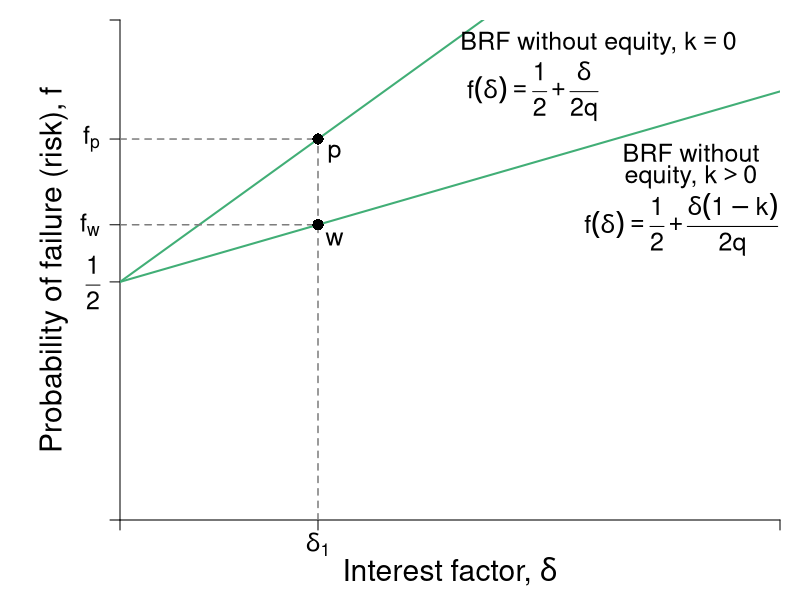

This chart was generated by the following R code:
#Graph Designer: Simon Halliday, Harriet Brookes-Gray 
#Authors: Bowles, Foley and Halliday
#Title: Coordination, Conflict and Competition: A Text in Microeconomics

library(shape)
pdf(file = "credit/brf_equity.pdf", width = 9, height = 7)

#Set parameters for graphics
pointsize <- 1.8
axislabelsize <- 1.8
labelsize <- 1.5
namesize <- 1.8
annotatesize <- 1.5
graphlinewidth <- 2
segmentlinewidth <- 1.5

COL <- c("#7fc97f", "#beaed4", "#fdc086", "#ffff99", "#386cb0", "#f0027f", "#bf5b17", "#666666")
COLA <- c("#e0f3db", "#99d8c9","#66c2a4","#41ae76", "#238b45", "#005824")
COLB <- c("#c6dbef", "#4eb3d3", "#2b8cbe", "#0868ac","#084081")
COLC <- c("#fcfbfd", "#efedf5", "#dadaeb", "#bcbddc", "#9e9ac8", "#807dba", "#6a51a3", "#54278f", "#3f007d")
grays <- gray.colors(25, start = 1, end = 0, alpha = 1)

#Edited the margins to cater for the larger LHS labels
par(mar =  c(4, 6, 1, 1))

brfFn <- function(delta, mu = 1, k = 1) {
  .5 + (delta / (2 * mu)) * (1 - k)
}

PCFn <- function(delta, mu = 1) {
  delta/mu
}

isoreturnFn <- function(delta, pi=0.125) {
  1 - (pi)/delta
}

yFn <- function(d1, f1, mu = 1){
  mu*f1*(1 - f1) - d1*(1 - f1)
}

ylow <- function(delta, mu = 1, ybar = 0.0625){
  (-sqrt(delta^2 - 2*delta*mu + mu^2 - 4*mu*ybar) + delta + mu)/(2*mu)
}

yhigh <- function(delta, mu = 1, ybar = 0.0625){
  (sqrt(delta^2 - 2*delta*mu + mu^2 - 4*mu*ybar) + delta + mu)/(2*mu)
}

xlims <- c(0, 2)
ylims <- c(0, 1.05)

npts <- 501 
d1 <- seq(xlims[1], xlims[2], length.out = npts)
f1 <- seq(ylims[1], ylims[2], length.out = npts) 
a <- c(0.0625)

plot(0, 0, xlim = xlims, ylim = ylims, type = "n",
     xlab = expression(paste("")),
     ylab = expression(paste("")), 
     xaxt = "n", 
     yaxt = "n", 
     cex.lab = axislabelsize, 
     bty = "n", 
     xaxs = "i", 
     yaxs = "i"
)


ticksy <- c(ylims[1], 0.5, brfFn(delta = 0.6, k = 0.6), brfFn(0.6, k = 0), ylims[2])
ylabels <- c(NA, expression(paste(frac(1,2))), expression(paste(f[w])),expression(paste(f[p])), NA)
ticksx <- c(xlims[1], 0.6, xlims[2])
xlabels <- c(NA, expression(paste(delta[1])), NA)

axis(1, at = ticksx, pos = 0, labels = xlabels, cex.axis = labelsize)
axis(2, at = ticksy, pos = 0, labels = ylabels, las = 1, cex.axis = labelsize)

npts <- 503 
xx1 <- seq(xlims[1], xlims[2], length.out = npts)

#Draw the graphs
#lines(xx1, brfFn(xx1, k = 0), col = COLA[4], lwd = graphlinewidth)
lines(xx1, brfFn(xx1, k = 0), col = COLA[4], lwd = graphlinewidth)
lines(xx1, brfFn(xx1, k = 0.6), col = COLA[4], lwd = graphlinewidth)
#lines(xx1, isoreturnFn(xx1, pi = 0.25), col = COLB[4], lwd = graphlinewidth)
#lines(xx1, isoreturnFn(xx1, pi = 0.375), col = COLB[4], lwd = graphlinewidth)


#Axis labels
mtext(expression(paste("Interest factor, ", delta)), side = 1, line = 2.5, cex = axislabelsize)
text(-0.2, 0.5*(ylims[2]), expression(paste("Probability of failure (risk), ", f)), xpd = TRUE, cex = axislabelsize, srt = 90) 


#segments(0, 0.75, xlims[2], 0.75, lty = 2, col = grays[20] , lwd = segmentlinewidth)



segments(0, brfFn(delta = 0.6, k = 0.6), 0.6, brfFn(delta = 0.6, k = 0.6), lty = 2, col = grays[20] , lwd = segmentlinewidth)
segments(0.6, 0, 0.6, brfFn(delta = 0.6, k = 0.6), lty = 2, col = grays[20] , lwd = segmentlinewidth)
points(0.6, brfFn(0.6, k = 0.6), pch = 16, col = "black", cex = 1.5)

segments(0.6, 0.64, 0.6, brfFn(delta = 0.6, k = 0), lty = 2, col = grays[20] , lwd = segmentlinewidth)
segments(0, brfFn(delta = 0.6, k = 0), 0.6, brfFn(delta = 0.6, k = 0), lty = 2, col = grays[20] , lwd = segmentlinewidth)
points(0.6, brfFn(0.6, k = 0), pch = 16, col = "black", cex = 1.5)

text(0.65, brfFn(delta = 0.6, k = 0) - 0.03, expression(paste(p)), cex = labelsize)
text(0.65, brfFn(delta = 0.6, k = 0.6) - 0.03, expression(paste(w)), cex = labelsize)

text(1.7, 0.62, expression(paste(f(delta)== frac(1,2) + frac(delta(1-k),2*q))), cex = labelsize, xpd = TRUE)
text(1.73, 0.77, expression(paste("BRF without")), cex = labelsize,xpd = TRUE)
text(1.73, 0.72, expression(paste("equity, ", k > 0)), cex = labelsize, xpd = TRUE)
#text(1.84, 0.72, expression(paste(k > 0)), cex = labelsize, xpd = TRUE)


text(1.25, 0.9, expression(paste(f(delta)== frac(1,2) + frac(delta,2*q))), cex = labelsize, xpd = TRUE)
text(1.45, 1, expression(paste("BRF without equity, ", k == 0)), cex = labelsize, xpd = TRUE)
#text(1.72, 0.995, expression(paste("equity, ", k == 0)), cex = labelsize, xpd = TRUE)

#segments(1, 0, 1, brfFn(delta = 1, k = 0.5), lty = 2, col = grays[20] , lwd = segmentlinewidth)
#points(1, brfFn(1, k = 0.5), pch = 16, col = "black", cex = 1.5)
#text(1, brfFn(1, k = 0.5) + 0.04, expression(paste(n)), cex = labelsize)

#segments(0.64, 0, 0.64, brfFn(delta = 0.64, k = 0.666), lty = 2, col = grays[20] , lwd = segmentlinewidth)
#points(0.64, brfFn(0.64, k = 0.666), pch = 16, col = "black", cex = 1.5)
#text(0.64 + 0.04, brfFn(0.64, k = 0.666) - 0.03, expression(paste(a)), cex = labelsize)


#text(0.53, 1, expression(paste("Excluded borrower's BRF")), cex = labelsize, xpd = TRUE)
#text(0.55, 0.94, expression(paste(f(delta, k[1] < k^0))), cex = labelsize)

#text(1.51, 1, expression(paste("Marginal borrower's BRF")), cex = labelsize, xpd = TRUE)
#text(1.45, 0.94, expression(paste(f(delta, k[2] == k^0))), cex = labelsize)


#text(1.725, 0.51, expression(paste("BRF for borrower")), cex = labelsize, xpd = TRUE)
#text(1.725, 0.45, expression(paste("with more than")), cex = labelsize, xpd = TRUE)
# text(1.725, 0.39, expression(paste("minimum collateral")), cex = labelsize, xpd = TRUE)
# text(1.725, 0.32, expression(paste(f(delta, k[3] > k^0))), cex = labelsize, xpd = TRUE)
# Arrows(1.75, 0.55, 1.75, 0.77, col = "black", lty = 1, lwd = 2, arr.type = "triangle", arr.lwd = 0.5)
# 
# text(0.825, 0.43, expression(paste(pi > 1 + rho)), cex = labelsize)
# 
# text(0.19, 0.37, expression(paste("Zero profit")), cex = labelsize)
# text(0.19, 0.31, expression(paste("condition")), cex = labelsize)
# text(0.1725, 0.25, expression(paste(pi[0] == 1 + rho)), cex = labelsize)


dev.off()
